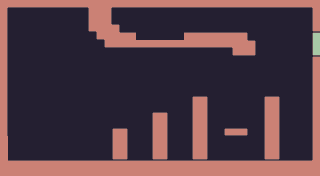

A level layout from a 2D game, rendered from its tile map. Below: a short description, then the map file with its tile-grid data intact:
An orthogonal 40x22 tile map with 8x8 px tiles, 1 tile layer (Tile Layer 1) and 1 object.

<map version="1.10" tiledversion="1.10.2" orientation="orthogonal" renderorder="right-down" width="40" height="22" tilewidth="8" tileheight="8" infinite="0" backgroundcolor="#241f31" nextlayerid="3" nextobjectid="4">
 <tileset firstgid="1" source="../../../pastel.tsx" />
 <layer id="1" name="Tile Layer 1" width="40" height="22">
  <data encoding="csv">
18,34,34,34,34,34,34,34,34,34,34,18,18,18,34,34,34,34,34,34,34,34,34,34,34,34,34,34,34,34,34,34,34,34,34,34,34,34,34,18,
19,0,0,0,0,0,0,0,0,0,0,17,18,19,0,0,0,0,0,0,0,0,0,0,0,0,0,0,0,0,0,0,0,0,0,0,0,0,0,17,
19,0,0,0,0,0,0,0,0,0,0,17,18,19,0,0,0,0,0,0,0,0,0,0,0,0,0,0,0,0,0,0,0,0,0,0,0,0,0,17,
19,0,0,0,0,0,0,0,0,0,0,33,18,18,3,0,0,0,0,0,0,0,0,0,0,0,0,0,0,0,0,0,0,0,0,0,0,0,0,33,
19,0,0,0,0,0,0,0,0,0,0,0,33,18,18,2,2,0,0,0,0,0,0,2,2,2,2,2,2,2,3,0,0,0,0,0,0,0,0,65,
19,0,0,0,0,0,0,0,0,0,0,0,0,33,34,34,34,34,34,34,34,34,34,34,34,34,34,34,34,18,18,3,0,0,0,0,0,0,0,81,
19,0,0,0,0,0,0,0,0,0,0,0,0,0,0,0,0,0,0,0,0,0,0,0,0,0,0,0,0,33,34,35,0,0,0,0,0,0,0,97,
19,0,0,0,0,0,0,0,0,0,0,0,0,0,0,0,0,0,0,0,0,0,0,0,0,0,0,0,0,0,0,0,0,0,0,0,0,0,0,1,
19,0,0,0,0,0,0,0,0,0,0,0,0,0,0,0,0,0,0,0,0,0,0,0,0,0,0,0,0,0,0,0,0,0,0,0,0,0,0,17,
19,0,0,0,0,0,0,0,0,0,0,0,0,0,0,0,0,0,0,0,0,0,0,0,0,0,0,0,0,0,0,0,0,0,0,0,0,0,0,17,
19,0,0,0,0,0,0,0,0,0,0,0,0,0,0,0,0,0,0,0,0,0,0,0,0,0,0,0,0,0,0,0,0,0,0,0,0,0,0,17,
19,0,0,0,0,0,0,0,0,0,0,0,0,0,0,0,0,0,0,0,0,0,0,0,0,0,0,0,0,0,0,0,0,0,0,0,0,0,0,17,
19,0,0,0,0,0,0,0,0,0,0,0,0,0,0,0,0,0,0,0,0,0,0,0,1,3,0,0,0,0,0,0,0,1,3,0,0,0,0,17,
19,0,0,0,0,0,0,0,0,0,0,0,0,0,0,0,0,0,0,0,0,0,0,0,17,19,0,0,0,0,0,0,0,17,19,0,0,0,0,17,
19,0,0,0,0,0,0,0,0,0,0,0,0,0,0,0,0,0,0,1,3,0,0,0,17,19,0,0,0,0,0,0,0,17,19,0,0,0,0,17,
19,0,0,0,0,0,0,0,0,0,0,0,0,0,0,0,0,0,0,17,19,0,0,0,17,19,0,0,0,0,0,0,0,17,19,0,0,0,0,17,
19,0,0,0,0,0,0,0,0,0,0,0,0,0,1,3,0,0,0,17,19,0,0,0,17,19,0,0,49,50,51,0,0,17,19,0,0,0,0,17,
18,0,0,0,0,0,0,0,0,0,0,0,0,0,17,19,0,0,0,17,19,0,0,0,17,19,0,0,0,0,0,0,0,17,19,0,0,0,0,17,
18,0,0,0,0,0,0,0,0,0,0,0,0,0,17,19,0,0,0,17,19,0,0,0,17,19,0,0,0,0,0,0,0,17,19,0,0,0,0,17,
18,0,0,0,0,0,0,0,0,0,0,0,0,0,33,35,0,0,0,33,35,0,0,0,33,35,0,0,0,0,0,0,0,33,35,0,0,0,0,17,
18,2,2,2,2,2,2,2,2,2,2,2,2,2,2,2,2,2,2,2,2,2,2,2,2,2,2,2,2,2,2,2,2,2,2,2,2,2,2,18,
18,18,18,18,18,18,18,18,18,18,18,18,18,18,18,18,18,18,18,18,18,18,18,18,18,18,18,18,18,18,18,18,18,18,18,18,18,18,18,18
</data>
 </layer>
 <objectgroup id="2" name="Object Layer 1">
  <object id="3" gid="241" x="136" y="16" width="8" height="8">
   <properties>
    <property name="destination" value="assets/levels/main/W3/26.tmx" />
    <property name="stars_needed" type="int" value="0" />
   </properties>
  </object>
 </objectgroup>
</map>
